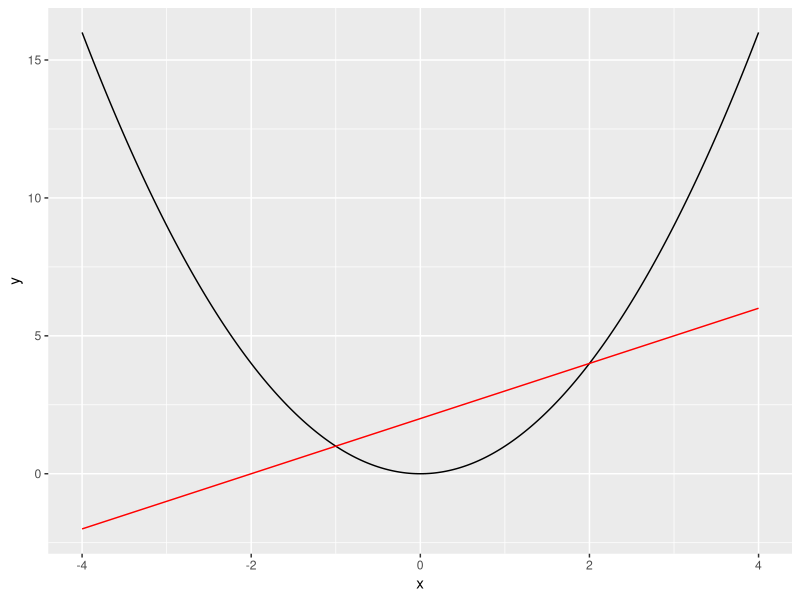

Reproduce this figure in R.
library(tidyverse)

p <- tibble(
         x = seq(-4, 4, 0.01)
     ) %>%
     ggplot(mapping = aes(x = x)) +
        geom_line(mapping = aes(y = x**2)) +
        geom_line(mapping = aes(y = x + 2), color = "red") +
        xlab("x") + ylab("y")

ggsave('convex_fun.pdf', p)
